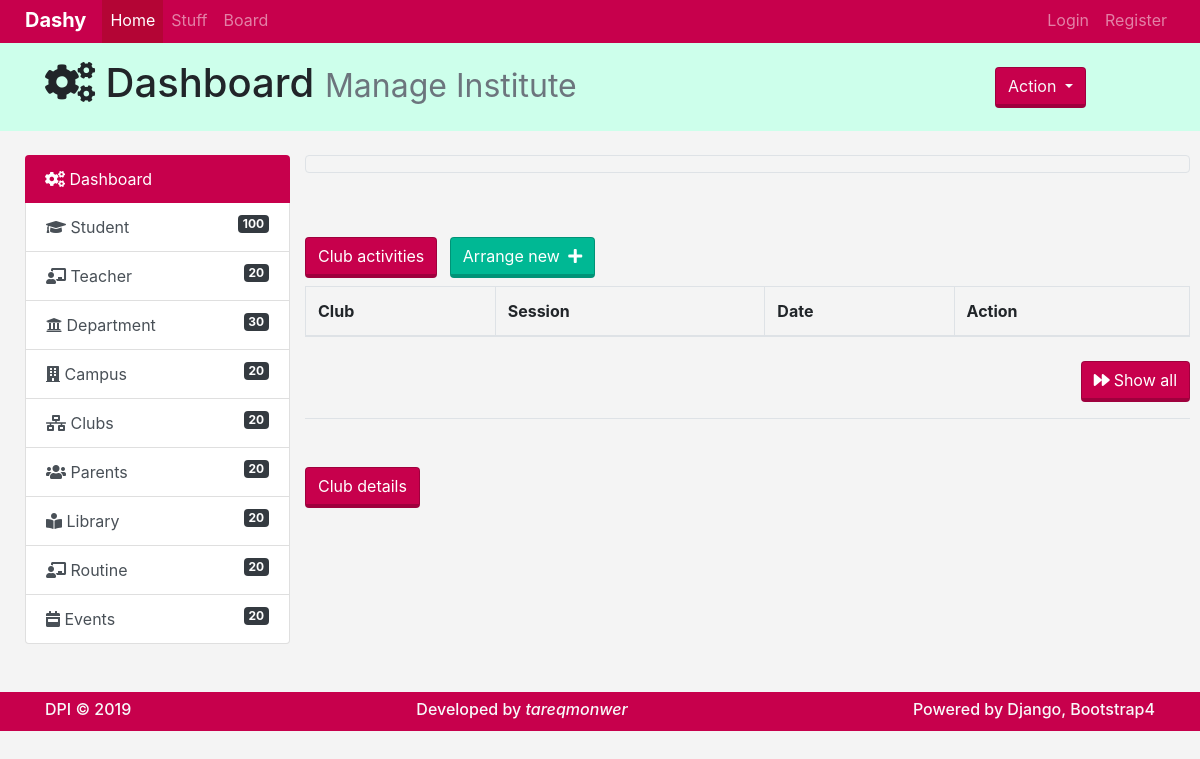
/clubs/, run on an earlier commit of the app's database.
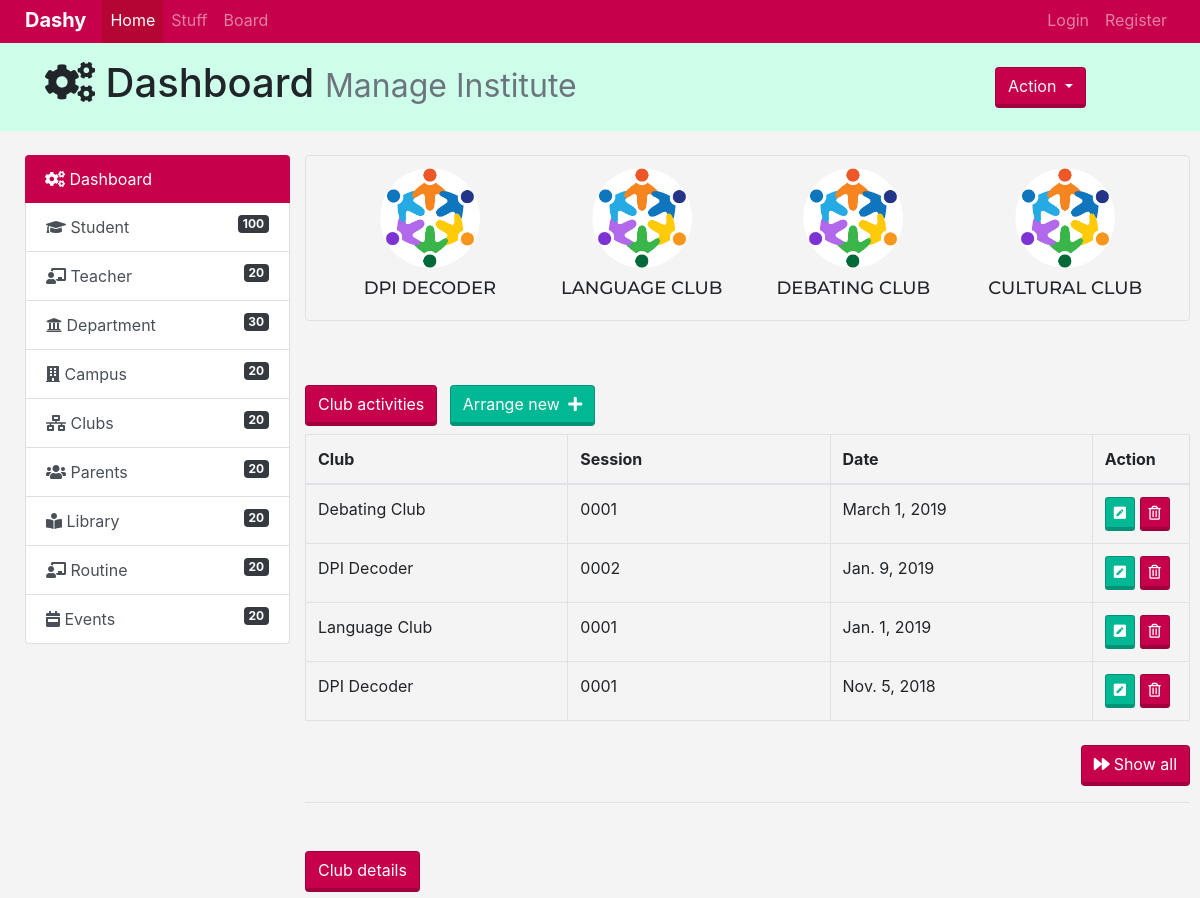
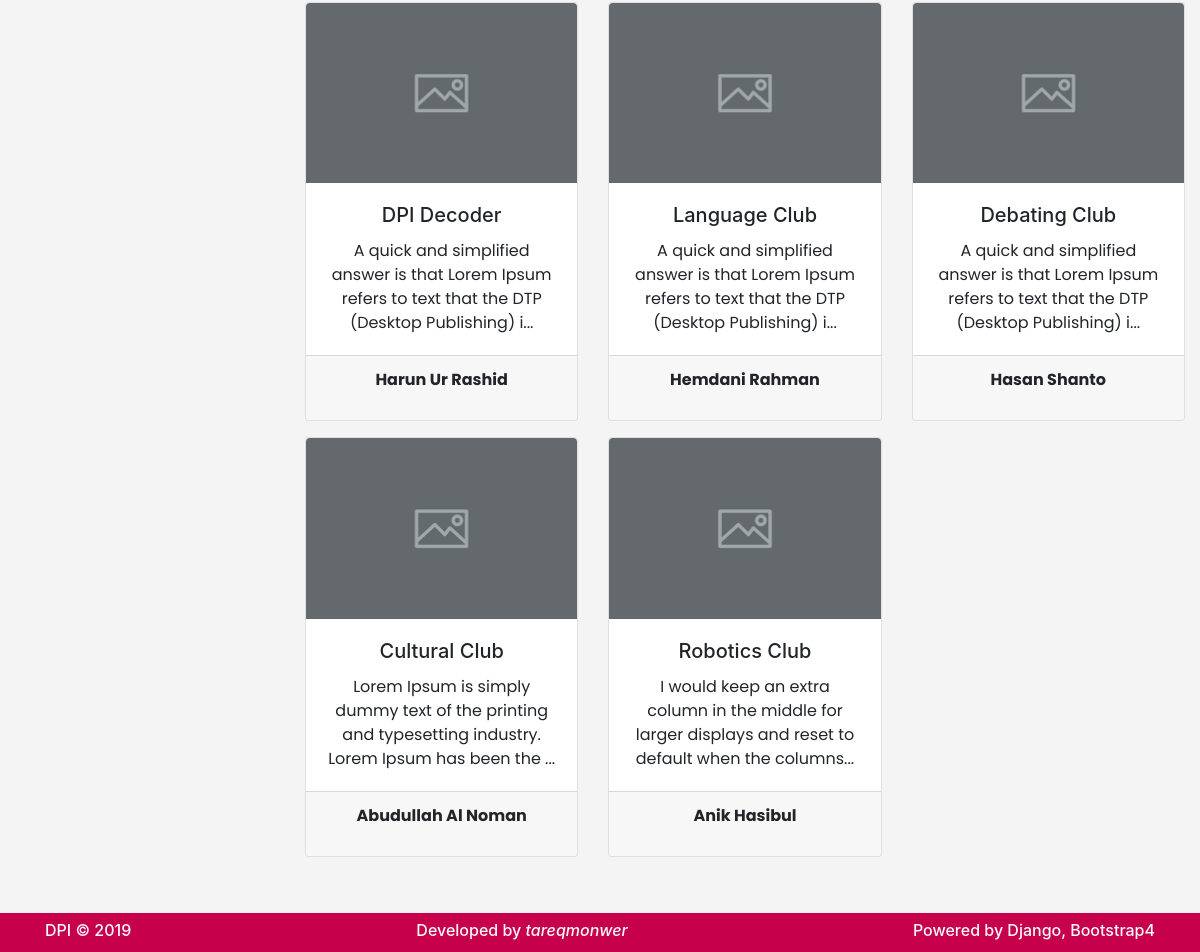
And on a later commit of the database (2 pictures, top to bottom).
### clubs/models.py (models this page shows, shortened)
class Club(models.Model):
    name = models.CharField(max_length=30)
    description = models.TextField()
    coach = models.ForeignKey('teachers.Teacher', on_delete=models.CASCADE)
    def __str__(self):
        return self.name
    def short_desc(self):
        return self.description[:100]+'...'

class Activity(models.Model):
    club = models.ForeignKey(Club, on_delete=models.CASCADE)
    session_no = models.CharField(max_length=4)
    date = models.DateField()
    mentor = models.ForeignKey('teachers.Teacher', on_delete=models.CASCADE)

### teachers/models.py (models this page shows)
class Teacher(models.Model):
    name = models.CharField(max_length=30)
    techer_id = models.CharField(unique=True, blank=True, null=True, max_length=6)
    designation = models.CharField(null=False, max_length=30)
    joined = models.DateField('Year-Month')
    phone = models.CharField(null=True, max_length=12)
    def __str__(self):
        return self.name

### clubs/views.py (the view)
# urls.py: path('', views.clubshome, name='clubshome'),
def clubshome(request):
    topclubs = Club.objects.all()[:4]
    allclubs = Club.objects.all()
    activities = Activity.objects.order_by('-date')
    context = {
        'topclubs': topclubs,
        'allclubs': allclubs,
        'activities': activities,
    }
    return render(request, 'clubs/clubshome.html', context)

### templates/clubs/clubshome.html
{% extends 'base.html' %}
{% load static %}
{% block body %}
<div class="col-md-12 border rounded p-2">
    <div class="container-fluid">
        <div class="row">
            {% for club in topclubs %}
            <div class="col-md-3 text-center py-1">
                <img class="rounded-circle" src="{% static 'clubs/images/club-icon.png' %}" alt="logo" height="100" width="100">
                <h4 id="clubname">{{ club.name }}</h4>
            </div>
            {% endfor %}
        </div>
    </div>
</div>
<div class="col-md-12 mt-3 m-0 p-0 border-bottom pb-3">
    <button type="button" class="btn bg-custom1 mt-5" style="cursor:default">Club activities</button>
    <a href="#" class="btn bg-custom1-dark mt-5 ml-2">
        Arrange new
        <i class="fas fa-plus ml-1"></i>
    </a>
    <table class="table table-bordered mt-2">
        <thead>
            <tr>
                <th scope="col">Club</th>
                <th scope="col">Session</th>
                <th scope="col">Date</th>
                <th scope="col">Action</th>
            </tr>
        </thead>
        <tbody>
            {% for activity in activities|slice:":4" %}
            <tr>
                <td style="width: 27%">{{ activity.club }}</td>
                <td style="width: 27%">{{ activity.session_no }}</td>
                <td style="width: 27%">{{ activity.date }}</td>
                <td style="width: 10%;">
                    <div class="btn-group-sm mx-auto" role="group" aria-label="Basic example">
                        <button type="button" class="btn bg-custom1-dark"><i class="fas fa-pen-square"></i></button>
                        <button type="button" class="btn bg-custom1"><i class="far fa-trash-alt"></i></button>
                    </div>
                </td>
            </tr>
            {% endfor %}
        </tbody>
    </table>
    <a href="{% url 'clubs:history' %}" class="btn bg-custom1 mt-2 float-right">
        <i class="fas fa-forward mr-1"></i>Show all
    </a>
</div>
<button type="button" class="btn bg-custom1 mt-5">Club details</button>
<div class="containerfluid">
    <div class="row" id="noxpadding">
        {% for clb in allclubs %}
        <div class="col-md-4 my-2 text-center">
            <div class="card-group">
                <div class="card">
                    <img class="card-img-top" src="{% static 'clubs/images/placeholder.png' %}" alt="Card image cap">
                    <div class="card-body">
                        <h5 class="card-title">{{ clb.name }}</h5>
                        <p class="card-text">{{ clb.short_desc }}</p>
                    </div>
                    <div class="card-footer">
                        <p><strong>{{ clb.coach }}</strong></p>
                    </div>
                </div>
            </div>
        </div>
        {% endfor %}
    </div>
</div>
{% endblock %}

### templates/base.html (shortened to what this page needs)
{% load static %}
<!DOCTYPE html>
<html>
<head>
    <link rel="stylesheet" href="https://use.fontawesome.com/releases/v5.7.2/css/all.css">
    <link rel="stylesheet" href="{% static 'css/bootstrap/bootstrap.min.css' %}">
		<link rel="stylesheet" href="{% static 'css/main.css' %}">
		<link rel="stylesheet" href="{% static 'clubs/css/club.css' %}">
</head>
<body id="body">
	<nav class="navbar navbar-expand-lg navbar-dark bg-custom1" id="nav-main">
        <div class="container-fluid">
            <a class="navbar-brand" href="{% url 'mainapp:home' %}">Dashy</a>
        <div class="collapse navbar-collapse" id="navbarNav">
          <ul class="navbar-nav mr-auto">
            <li class="nav-item active">
              <a class="nav-link" href="{% url 'mainapp:home' %}">Home <span class="sr-only">(current)</span></a>
            </li>
            <li class="nav-item">
              <a class="nav-link" href="#">Stuff</a>
            </li>
            <li class="nav-item">
              <a class="nav-link" href="#">Board</a>
            </li>
          </ul>
          <ul class="navbar-nav">
            <li class="nav-item">
              <a class="nav-link" href="">Login</a>
            </li>
            <li class="nav-item">
              <a class="nav-link" href="">Register</a>
            </li>
          </ul>
        </div>
        </div>
    </nav>
	<header id="header">
		<div class="container">
			<div class="row">
				<div class="col-md-10 py-3">
					<h1><span><i class="fas fa-cogs"></i></span> Dashboard <small class="text-muted hide-on-767">Manage Institute</small></h1>
				</div>
				<div class="col-md-2 mt-4" id="ButtonAction">
					<div class="dropdown">
					  <button class="btn bg-custom1 text-light dropdown-toggle" type="button" data-toggle="dropdown" aria-haspopup="true" aria-expanded="false">
					    Action
					  </button>
					</div>
				</div>
			</div>
		</div>
    </header>
	<section id="main" class="mt-4">
		<div class="container-fluid">
			<div class="row">
				<div class="col-md-3">
					<div class="list-group">
					  <a href="#" class="list-group-item list-group-item-action active">
					    <span><i class="fas fa-cogs"></i></span> Dashboard
					  </a>
					  <a href="#" class="list-group-item list-group-item-action"><span>
					  	<i class="fas fa-graduation-cap"></i></span> Student
					  	<span class="badge badge-dark float-right">100</span>
					  </a>
					  <a href="{% url 'teachers:teachershome' %}" class="list-group-item list-group-item-action">
					  	<span><i class="fas fa-chalkboard-teacher"></i></span> Teacher
					  	<span class="badge badge-dark float-right">20</span>
					  </a>
					  <a href="#" class="list-group-item list-group-item-action">
					  	<span><i class="fas fa-university"></i></span> Department
					  	<span class="badge badge-dark float-right">30</span>
					  </a>
					  <a href="#" class="list-group-item list-group-item-action">
					  	<span><i class="fas fa-building"></i></span> Campus
					  	<span class="badge badge-dark float-right">20</span>
					  </a>
					  <a href="{% url 'clubs:clubshome' %}" class="list-group-item list-group-item-action">
					  	<span><i class="fas fa-network-wired"></i></span> Clubs
					  	<span class="badge badge-dark float-right">20</span>
					  </a>
					  <a href="#" class="list-group-item list-group-item-action">
					  	<span><i class="fas fa-users"></i></span> Parents
					  	<span class="badge badge-dark float-right">20</span>
					  </a>
					  <a href="#" class="list-group-item list-group-item-action">
					  	<span><i class="fas fa-book-reader"></i></span> Library
					  	<span class="badge badge-dark float-right">20</span>
					  </a>
					  <a href="#" class="list-group-item list-group-item-action">
					  	<span><i class="fas fa-chalkboard-teacher"></i></span> Routine
					  	<span class="badge badge-dark float-right">20</span>
					  </a>
					  <a href="#" class="list-group-item list-group-item-action">
					  	<span><i class="fas fa-calendar-week"></i></span> Events
					  	<span class="badge badge-dark float-right">20</span>
					  </a>
					</div>
				</div>
				<div class="col-md-9">
					<div class="row">
            {% block body %}
            {% endblock %}
					</div>
				</div>
			</div>
		</div>
	</section>
<footer id="footer">
	<div class="py-1 mt-5 container">
		<div class="d-flex justify-content-between mt-1">
			<div class="col-md-4xx">
				<h6 class="text-light">DPI &copy; 2019</h6>
			</div>
			<div class="col-md-4xx">
				<h6 class="text-light">Developed by <em>tareqmonwer</em></h6>
			</div>
			<div class="col-md-4xx">
				<h6 class="text-light">Powered by Django, Bootstrap4</h6>
			</div>
		</div>
	</div>
</footer>
</body>
</html>

### static/css/main.css (style rules this page uses)
.bg-custom1 { background: #c7004c; color: #fff; border-bottom-width: calc(.2rem + .0625rem); border-color: rgba(0,0,0,0.2); }
.bg-custom1-dark { background: #00b894; color: #fff; border-bottom-width: calc(.2rem + .0625rem); border-color: rgba(0,0,0,0.2); }
.container-fluid { padding-left: 25px !important; padding-right: 25px !important; }
body { background: #f4f4f4; }
p { font-family: 'Poppins', sans-serif; font-size: 16px; letter-spacing: 0; line-height: 24px; font-weight: 400; }
#nav-main { padding: 0 !important; }
.navbar-nav { min-height: 43px !important; margin-bottom: 0; }
.navbar-brand { font-size: 20px; margin-top: -4px; font-weight: bold; }
.nav-item.active { background-color: #b40535; }
#header { background-color: #cdffeb; }
.list-group-item-action.active { background-color: #c7004c; border: none; }
#footer { background: #c7004c; }

### static/clubs/css/club.css (style rules this page uses)
.bg-custom1-dark { background: #00b894; color: #fff; border-bottom-width: calc(.2rem + .0625rem); border-color: rgba(0,0,0,0.2); }
#clubname { font-family: 'Montserrat', sans-serif; text-transform: uppercase; font-size: 18px; margin-top: 10px; }
#noxpadding { margin-left: -15px !important; margin-right: -10px !important; }

What changed in the data, as far as the page shows it:
added Club: name "DPI DECODER", name "DPI Decoder", short_desc "A quick and simplified answer is that Lorem Ipsum refers to text that the DTP (Desktop Publishing) i...", coach "Harun Ur Rashid"
added Club: name "LANGUAGE CLUB", name "Language Club", short_desc "A quick and simplified answer is that Lorem Ipsum refers to text that the DTP (Desktop Publishing) i...", coach "Hemdani Rahman"
added Club: name "DEBATING CLUB", name "Debating Club", short_desc "A quick and simplified answer is that Lorem Ipsum refers to text that the DTP (Desktop Publishing) i...", coach "Hasan Shanto"
added Club: name "CULTURAL CLUB", name "Cultural Club", short_desc "Lorem Ipsum is simply dummy text of the printing and typesetting industry. Lorem Ipsum has been the ...", coach "Abudullah Al Noman"
added Activity: club "Debating Club", session_no "0001", date "March 1, 2019"
added Activity: club "DPI Decoder", session_no "0002", date "Jan. 9, 2019"
added Activity: club "Language Club", session_no "0001", date "Jan. 1, 2019"
added Activity: club "DPI Decoder", session_no "0001", date "Nov. 5, 2018"
added Club: name "Robotics Club", short_desc "I would keep an extra column in the middle for larger displays and reset to default when the columns...", coach "Anik Hasibul"
